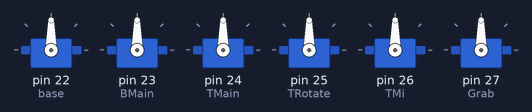
The sketch below on a simulated Arduino Mega 2560, built with avr-gcc and run on an emulated ATmega2560. Shown: 6 × servo.

Above: at 0.1 s.
At 1.6 s:
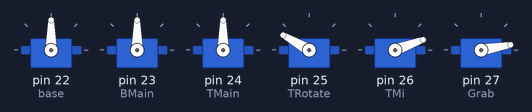
At 5.2 s:
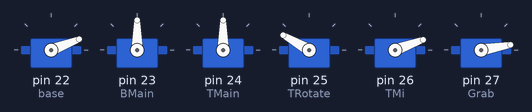
At 7.0 s:
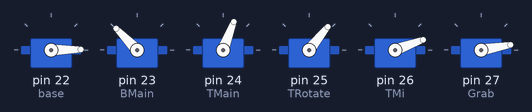
At 9.1 s:
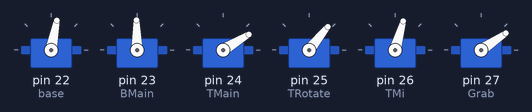
At 10.3 s:
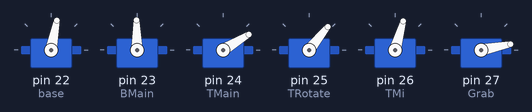
Timing chart, 0 to 11.8 s (numbered marks = the images above):
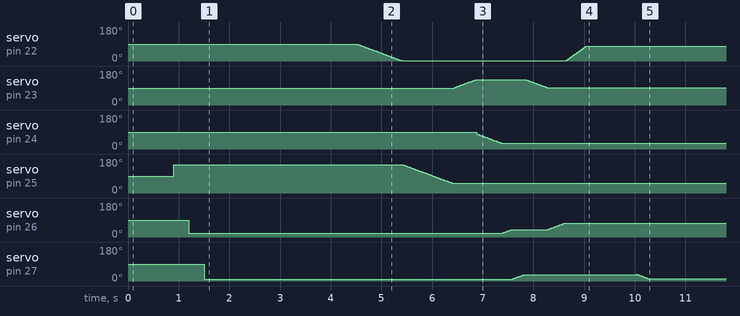

The sketch:

video.ino
```cpp
#include <Servo.h>
Servo base;
Servo BMain;
Servo TMain;
Servo TRotate;
Servo TMi;
Servo Grab;

void setup() {
  base.attach(22);

  BMain.attach(23);
  TMain.attach(24);
  TRotate.attach(25);
  TMi.attach(26);
  Grab.attach(27);

  base.write(90);
  delay(300);
  BMain.write(90);
  delay(300);
  TMain.write(90);
  delay(300);
  TRotate.write(150);
  delay(300);
  TMi.write(20);
  delay(300);
  Grab.write(10);
  delay(3000);
  for(int i=90;i>0;i--){
    base.write(i);
    delay(10);
  }
  for(int i=150;i>50;i--){
    TRotate.write(i);
    delay(10);
  }
  for(int i=90;i<135;i++){
    BMain.write(i);
    delay(10);
  }
  for(int i=80;i>30;i--){
    TMain.write(i);
    delay(10);
  }

  for(int i=20;i<40;i++){
    TMi.write(i);
    delay(10);
  }
  for(int i=10;i<35;i++){
    Grab.write(i);
    delay(10);
  }
  for(int i=135;i>90;i--){
    BMain.write(i);
    delay(10);
  }
  for(int i=40;i<75;i++){
    TMi.write(i);
    delay(10);
  }
  for(int i=0;i<80;i++){
    base.write(i);
    delay(5);
  }
  delay(1000);
  for(int i=35;i>10;i--){
    Grab.write(i);
    delay(10);
  }
  }

void loop(){
  /*delay(1000);
  for(int i=90;i>0;i--){
    base.write(i);
    delay(20);
  }
  for(int i=90;i<135;i++){
    BMain.write(i);
    delay(20);
  }
  for(int i=80;i>30;i--){
    TMain.write(i);
    delay(20);
  }
  for(int i=150;i>50;i--){
    TRotate.write(i);
    delay(20);
  }
  for(int i=20;i<40;i++){
    TMi.write(i);
    delay(20);
  }
  for(int i=40;i>30;i--){
    Grab.write(i);
    delay(20);
  }
  delay(1000000)*/
}
```
